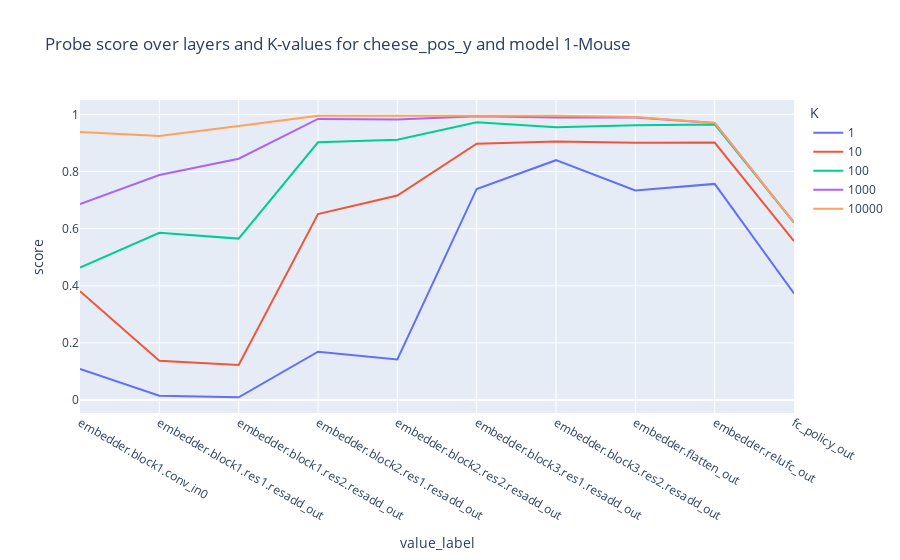
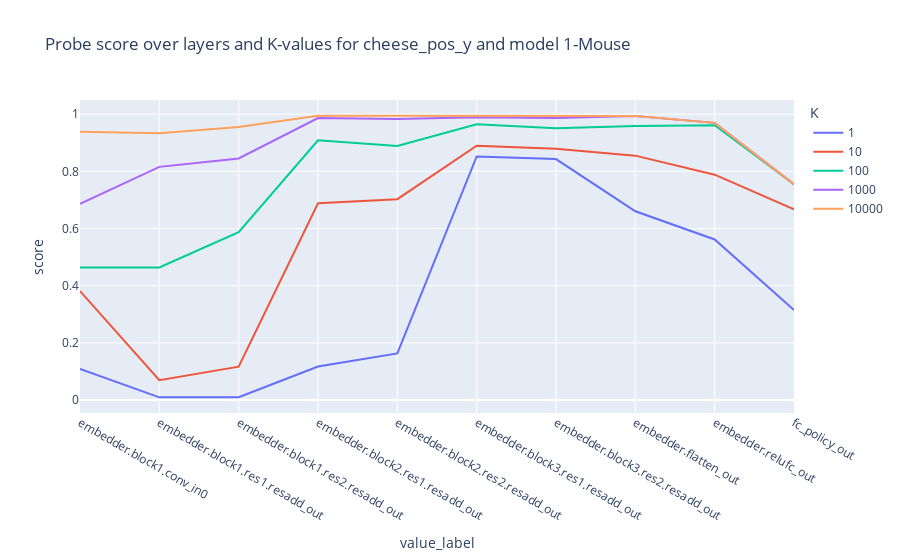

The notebook cell these images were saved under, in order:
### Code cell
cheese_pos_x = cheese_pos.x.values.astype(float)
cheese_pos_y = cheese_pos.y.values.astype(float)
mouse_pos_x = mouse_pos.x.values.astype(float)
mouse_pos_y = mouse_pos.y.values.astype(float)
top_right_pos_x = top_right_pos.x.values.astype(float)


index_nums = np.array([1, 10, 100, 1000, 10000])

obj_pos = top_right_pos_x
#obj_pos = dist_to_top_right_float
hook_to_use = hook1
obj_pos_name = 'cheese_pos_y'
model_name = '1-Mouse'

results, _ = cpr.sparse_linear_probe(hook_to_use, values_to_store, obj_pos, model_type='ridge',
    index_nums = index_nums, random_state=42, max_iter=10000, alpha=100.)

plot_sparse_probe_scores(results, obj_pos, index_nums, 
    f'Probe score over layers and K-values for {obj_pos_name} and model {model_name}',
    include_limits=False)

results, _ = cpr.sparse_linear_probe(hook2, values_to_store, obj_pos, model_type='ridge',
    index_nums = index_nums, random_state=42, max_iter=10000, alpha=100.)

plot_sparse_probe_scores(results, obj_pos, index_nums, 
    f'Probe score over layers and K-values for {obj_pos_name} and model {model_name}',
    include_limits=False)

### Figure 1 — Plotly figure (JSON) as saved in the notebook; plotly's stock layout.template omitted (floating-point values rounded to 4 significant figures)
{"data": [{"hovertemplate": "K=1<br>value_label=%{x}<br>score=%{y}<extra></extra>", "legendgroup": "1", "line": {"color": "#636efa", "dash": "solid"}, "marker": {"symbol": "circle"}, "mode": "lines", "name": "1", "orientation": "v", "showlegend": true, "type": "scatter", "x": ["embedder.block1.conv_in0", "embedder.block1.res1.resadd_out", "embedder.block1.res2.resadd_out", "embedder.block2.res1.resadd_out", "embedder.block2.res2.resadd_out", "embedder.block3.res1.resadd_out", "embedder.block3.res2.resadd_out", "embedder.flatten_out", "embedder.relufc_out", "fc_policy_out"], "xaxis": "x", "y": [0.109, 0.0155, 0.00949, 0.1693, 0.1419, 0.739, 0.8396, 0.7335, 0.7567, 0.3732], "yaxis": "y"}, {"hovertemplate": "K=10<br>value_label=%{x}<br>score=%{y}<extra></extra>", "legendgroup": "10", "line": {"color": "#EF553B", "dash": "solid"}, "marker": {"symbol": "circle"}, "mode": "lines", "name": "10", "orientation": "v", "showlegend": true, "type": "scatter", "x": ["embedder.block1.conv_in0", "embedder.block1.res1.resadd_out", "embedder.block1.res2.resadd_out", "embedder.block2.res1.resadd_out", "embedder.block2.res2.resadd_out", "embedder.block3.res1.resadd_out", "embedder.block3.res2.resadd_out", "embedder.flatten_out", "embedder.relufc_out", "fc_policy_out"], "xaxis": "x", "y": [0.381, 0.1374, 0.123, 0.651, 0.716, 0.8974, 0.9054, 0.9011, 0.9015, 0.5563], "yaxis": "y"}, {"hovertemplate": "K=100<br>value_label=%{x}<br>score=%{y}<extra></extra>", "legendgroup": "100", "line": {"color": "#00cc96", "dash": "solid"}, "marker": {"symbol": "circle"}, "mode": "lines", "name": "100", "orientation": "v", "showlegend": true, "type": "scatter", "x": ["embedder.block1.conv_in0", "embedder.block1.res1.resadd_out", "embedder.block1.res2.resadd_out", "embedder.block2.res1.resadd_out", "embedder.block2.res2.resadd_out", "embedder.block3.res1.resadd_out", "embedder.block3.res2.resadd_out", "embedder.flatten_out", "embedder.relufc_out", "fc_policy_out"], "xaxis": "x", "y": [0.4636, 0.5857, 0.5651, 0.9021, 0.9109, 0.9726, 0.9553, 0.9615, 0.9648, 0.6214], "yaxis": "y"}, {"hovertemplate": "K=1000<br>value_label=%{x}<br>score=%{y}<extra></extra>", "legendgroup": "1000", "line": {"color": "#ab63fa", "dash": "solid"}, "marker": {"symbol": "circle"}, "mode": "lines", "name": "1000", "orientation": "v", "showlegend": true, "type": "scatter", "x": ["embedder.block1.conv_in0", "embedder.block1.res1.resadd_out", "embedder.block1.res2.resadd_out", "embedder.block2.res1.resadd_out", "embedder.block2.res2.resadd_out", "embedder.block3.res1.resadd_out", "embedder.block3.res2.resadd_out", "embedder.flatten_out", "embedder.relufc_out", "fc_policy_out"], "xaxis": "x", "y": [0.6859, 0.7876, 0.8447, 0.9841, 0.9817, 0.9933, 0.9887, 0.9891, 0.97, 0.6214], "yaxis": "y"}, {"hovertemplate": "K=10000<br>value_label=%{x}<br>score=%{y}<extra></extra>", "legendgroup": "10000", "line": {"color": "#FFA15A", "dash": "solid"}, "marker": {"symbol": "circle"}, "mode": "lines", "name": "10000", "orientation": "v", "showlegend": true, "type": "scatter", "x": ["embedder.block1.conv_in0", "embedder.block1.res1.resadd_out", "embedder.block1.res2.resadd_out", "embedder.block2.res1.resadd_out", "embedder.block2.res2.resadd_out", "embedder.block3.res1.resadd_out", "embedder.block3.res2.resadd_out", "embedder.flatten_out", "embedder.relufc_out", "fc_policy_out"], "xaxis": "x", "y": [0.9381, 0.9243, 0.9593, 0.9949, 0.9948, 0.9956, 0.9952, 0.9911, 0.97, 0.6214], "yaxis": "y"}], "layout": {"legend": {"title": {"text": "K"}, "tracegroupgap": 0}, "title": {"text": "Probe score over layers and K-values for cheese_pos_y and model 1-Mouse"}, "xaxis": {"anchor": "y", "domain": [0, 1], "title": {"text": "value_label"}}, "yaxis": {"anchor": "x", "domain": [0, 1], "title": {"text": "score"}}}}

### Figure 2 — Plotly figure (JSON) as saved in the notebook; plotly's stock layout.template omitted (floating-point values rounded to 4 significant figures)
{"data": [{"hovertemplate": "K=1<br>value_label=%{x}<br>score=%{y}<extra></extra>", "legendgroup": "1", "line": {"color": "#636efa", "dash": "solid"}, "marker": {"symbol": "circle"}, "mode": "lines", "name": "1", "orientation": "v", "showlegend": true, "type": "scatter", "x": ["embedder.block1.conv_in0", "embedder.block1.res1.resadd_out", "embedder.block1.res2.resadd_out", "embedder.block2.res1.resadd_out", "embedder.block2.res2.resadd_out", "embedder.block3.res1.resadd_out", "embedder.block3.res2.resadd_out", "embedder.flatten_out", "embedder.relufc_out", "fc_policy_out"], "xaxis": "x", "y": [0.109, 0.009207, 0.009812, 0.1171, 0.1627, 0.8519, 0.8429, 0.6601, 0.5616, 0.3145], "yaxis": "y"}, {"hovertemplate": "K=10<br>value_label=%{x}<br>score=%{y}<extra></extra>", "legendgroup": "10", "line": {"color": "#EF553B", "dash": "solid"}, "marker": {"symbol": "circle"}, "mode": "lines", "name": "10", "orientation": "v", "showlegend": true, "type": "scatter", "x": ["embedder.block1.conv_in0", "embedder.block1.res1.resadd_out", "embedder.block1.res2.resadd_out", "embedder.block2.res1.resadd_out", "embedder.block2.res2.resadd_out", "embedder.block3.res1.resadd_out", "embedder.block3.res2.resadd_out", "embedder.flatten_out", "embedder.relufc_out", "fc_policy_out"], "xaxis": "x", "y": [0.381, 0.06908, 0.1167, 0.6881, 0.7025, 0.8896, 0.8788, 0.8549, 0.7883, 0.6667], "yaxis": "y"}, {"hovertemplate": "K=100<br>value_label=%{x}<br>score=%{y}<extra></extra>", "legendgroup": "100", "line": {"color": "#00cc96", "dash": "solid"}, "marker": {"symbol": "circle"}, "mode": "lines", "name": "100", "orientation": "v", "showlegend": true, "type": "scatter", "x": ["embedder.block1.conv_in0", "embedder.block1.res1.resadd_out", "embedder.block1.res2.resadd_out", "embedder.block2.res1.resadd_out", "embedder.block2.res2.resadd_out", "embedder.block3.res1.resadd_out", "embedder.block3.res2.resadd_out", "embedder.flatten_out", "embedder.relufc_out", "fc_policy_out"], "xaxis": "x", "y": [0.4636, 0.4635, 0.587, 0.9085, 0.8886, 0.9644, 0.951, 0.9584, 0.9613, 0.755], "yaxis": "y"}, {"hovertemplate": "K=1000<br>value_label=%{x}<br>score=%{y}<extra></extra>", "legendgroup": "1000", "line": {"color": "#ab63fa", "dash": "solid"}, "marker": {"symbol": "circle"}, "mode": "lines", "name": "1000", "orientation": "v", "showlegend": true, "type": "scatter", "x": ["embedder.block1.conv_in0", "embedder.block1.res1.resadd_out", "embedder.block1.res2.resadd_out", "embedder.block2.res1.resadd_out", "embedder.block2.res2.resadd_out", "embedder.block3.res1.resadd_out", "embedder.block3.res2.resadd_out", "embedder.flatten_out", "embedder.relufc_out", "fc_policy_out"], "xaxis": "x", "y": [0.6859, 0.8156, 0.845, 0.9863, 0.9829, 0.9895, 0.9867, 0.9932, 0.9695, 0.755], "yaxis": "y"}, {"hovertemplate": "K=10000<br>value_label=%{x}<br>score=%{y}<extra></extra>", "legendgroup": "10000", "line": {"color": "#FFA15A", "dash": "solid"}, "marker": {"symbol": "circle"}, "mode": "lines", "name": "10000", "orientation": "v", "showlegend": true, "type": "scatter", "x": ["embedder.block1.conv_in0", "embedder.block1.res1.resadd_out", "embedder.block1.res2.resadd_out", "embedder.block2.res1.resadd_out", "embedder.block2.res2.resadd_out", "embedder.block3.res1.resadd_out", "embedder.block3.res2.resadd_out", "embedder.flatten_out", "embedder.relufc_out", "fc_policy_out"], "xaxis": "x", "y": [0.9381, 0.9332, 0.9552, 0.9948, 0.9946, 0.9945, 0.994, 0.9938, 0.9695, 0.755], "yaxis": "y"}], "layout": {"legend": {"title": {"text": "K"}, "tracegroupgap": 0}, "title": {"text": "Probe score over layers and K-values for cheese_pos_y and model 1-Mouse"}, "xaxis": {"anchor": "y", "domain": [0, 1], "title": {"text": "value_label"}}, "yaxis": {"anchor": "x", "domain": [0, 1], "title": {"text": "score"}}}}
